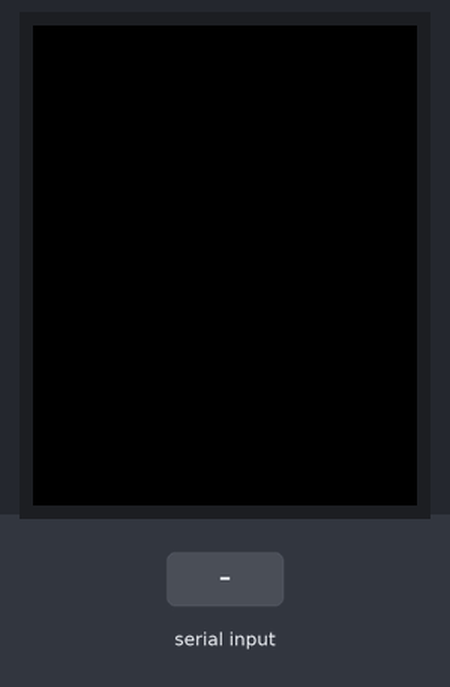
Recording of a sketch running on a simulated ESP8266 (NodeMCU). Shown: 128×160 colour display. Inputs (shaded band) come from the test bench.

Above: at 1.3 s.
1.4 s: "1" received over Serial
At 2.2 s:
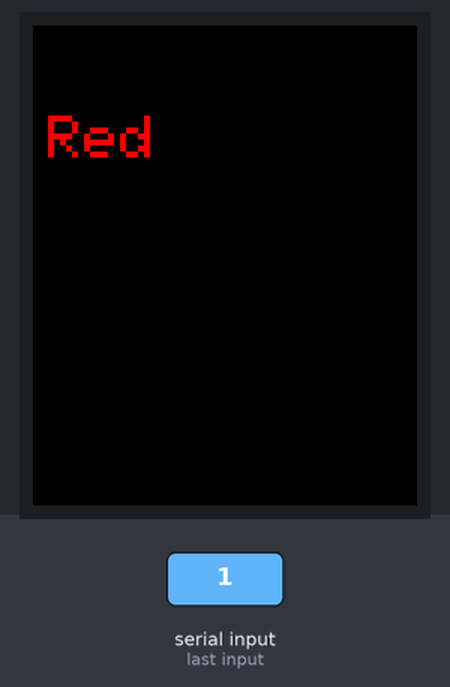
2.9 s: "2" received over Serial
At 3.3 s:
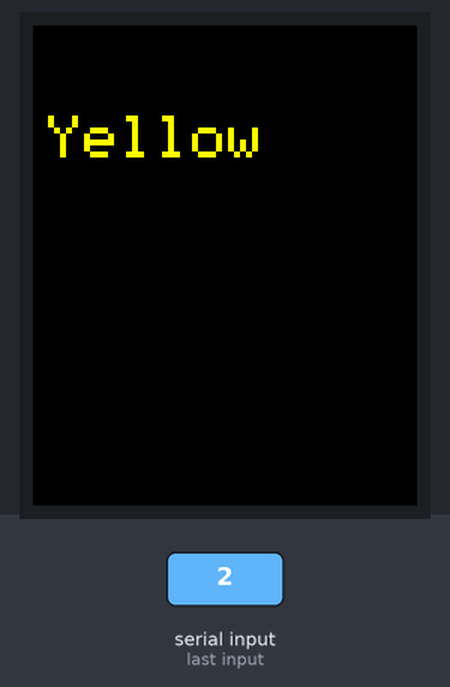
4.4 s: "1" received over Serial
At 5.6 s:
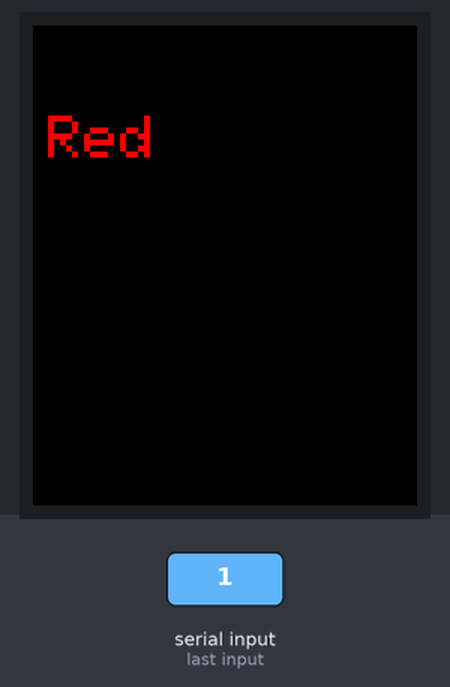
Timing chart, 0 to 7.4 s (numbered marks = the images above; inputs shaded):
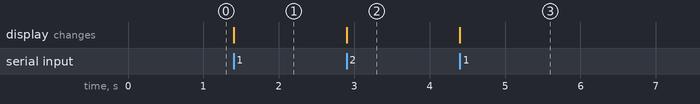

Measured:
- after the input at 1.4 s, the display: changes at once (image 1)
- after the input at 2.9 s, the display: changes at once (image 2)
- after the input at 4.4 s, the display: changes at once (image 3)

The sketch:

opencv_leds.ino
```cpp
#include <DHT.h>
#include <DHT_U.h>
#include <Adafruit_GFX.h>    // Core graphics library
#include <Adafruit_ST7735.h> // Hardware-specific library for ST7735
#include <Adafruit_ST7789.h> // Hardware-specific library for ST7789
#include <SPI.h>

#if defined(ARDUINO_FEATHER_ESP32) // Feather Huzzah32
  #define TFT_CS         14
  #define TFT_RST        15
  #define TFT_DC         32

#elif defined(ESP8266)
  #define TFT_CS    D2      // Pin CS de la pantalla (Chip Select)
  #define TFT_RST   D4      // Pin RESET de la pantalla (Reset)
  #define TFT_DC    D1      // Pin DC (Data/Command)

#else
  // For the breakout board, you can use any 2 or 3 pins.
  // These pins will also work for the 1.8" TFT shield.
  #define TFT_CS        10
  #define TFT_RST        9 // Or set to -1 and connect to Arduino RESET pin
  #define TFT_DC         8
#endif

// Resolución del display
#define TFT_WIDTH  128
#define TFT_HEIGHT 160

Adafruit_ST7735 tft = Adafruit_ST7735(TFT_CS, TFT_DC, TFT_RST);

void setup() {
  Serial.begin(9600);
  pinMode(5, OUTPUT);

  tft.initR(INITR_BLACKTAB); // Inicialización del ST7735
  tft.setRotation(0);        // Orientación horizontal
  tft.fillScreen(ST77XX_BLACK); // Limpia la pantalla
  tft.setTextSize(2);
}

void loop() {
  tft.setTextColor(ST77XX_WHITE, ST77XX_BLACK);
  if (Serial.available()) {
    char cmd = Serial.read();
    if (cmd == '1') {
      digitalWrite(5, HIGH);
      tft.setTextColor(ST77XX_RED, ST77XX_BLACK);
      tft.setCursor(5, 30);
      tft.println("Red   ");
    }
    else if (cmd == '0') {
      digitalWrite(5, LOW);
    }
    else if (cmd == '2') {
      digitalWrite(6, HIGH);
      tft.setTextColor(ST77XX_YELLOW, ST77XX_BLACK);
      tft.setCursor(5, 30);
      tft.println("Yellow");
    }
    else if (cmd == '3') {
      digitalWrite(6, LOW);
    }
  }
}
```
